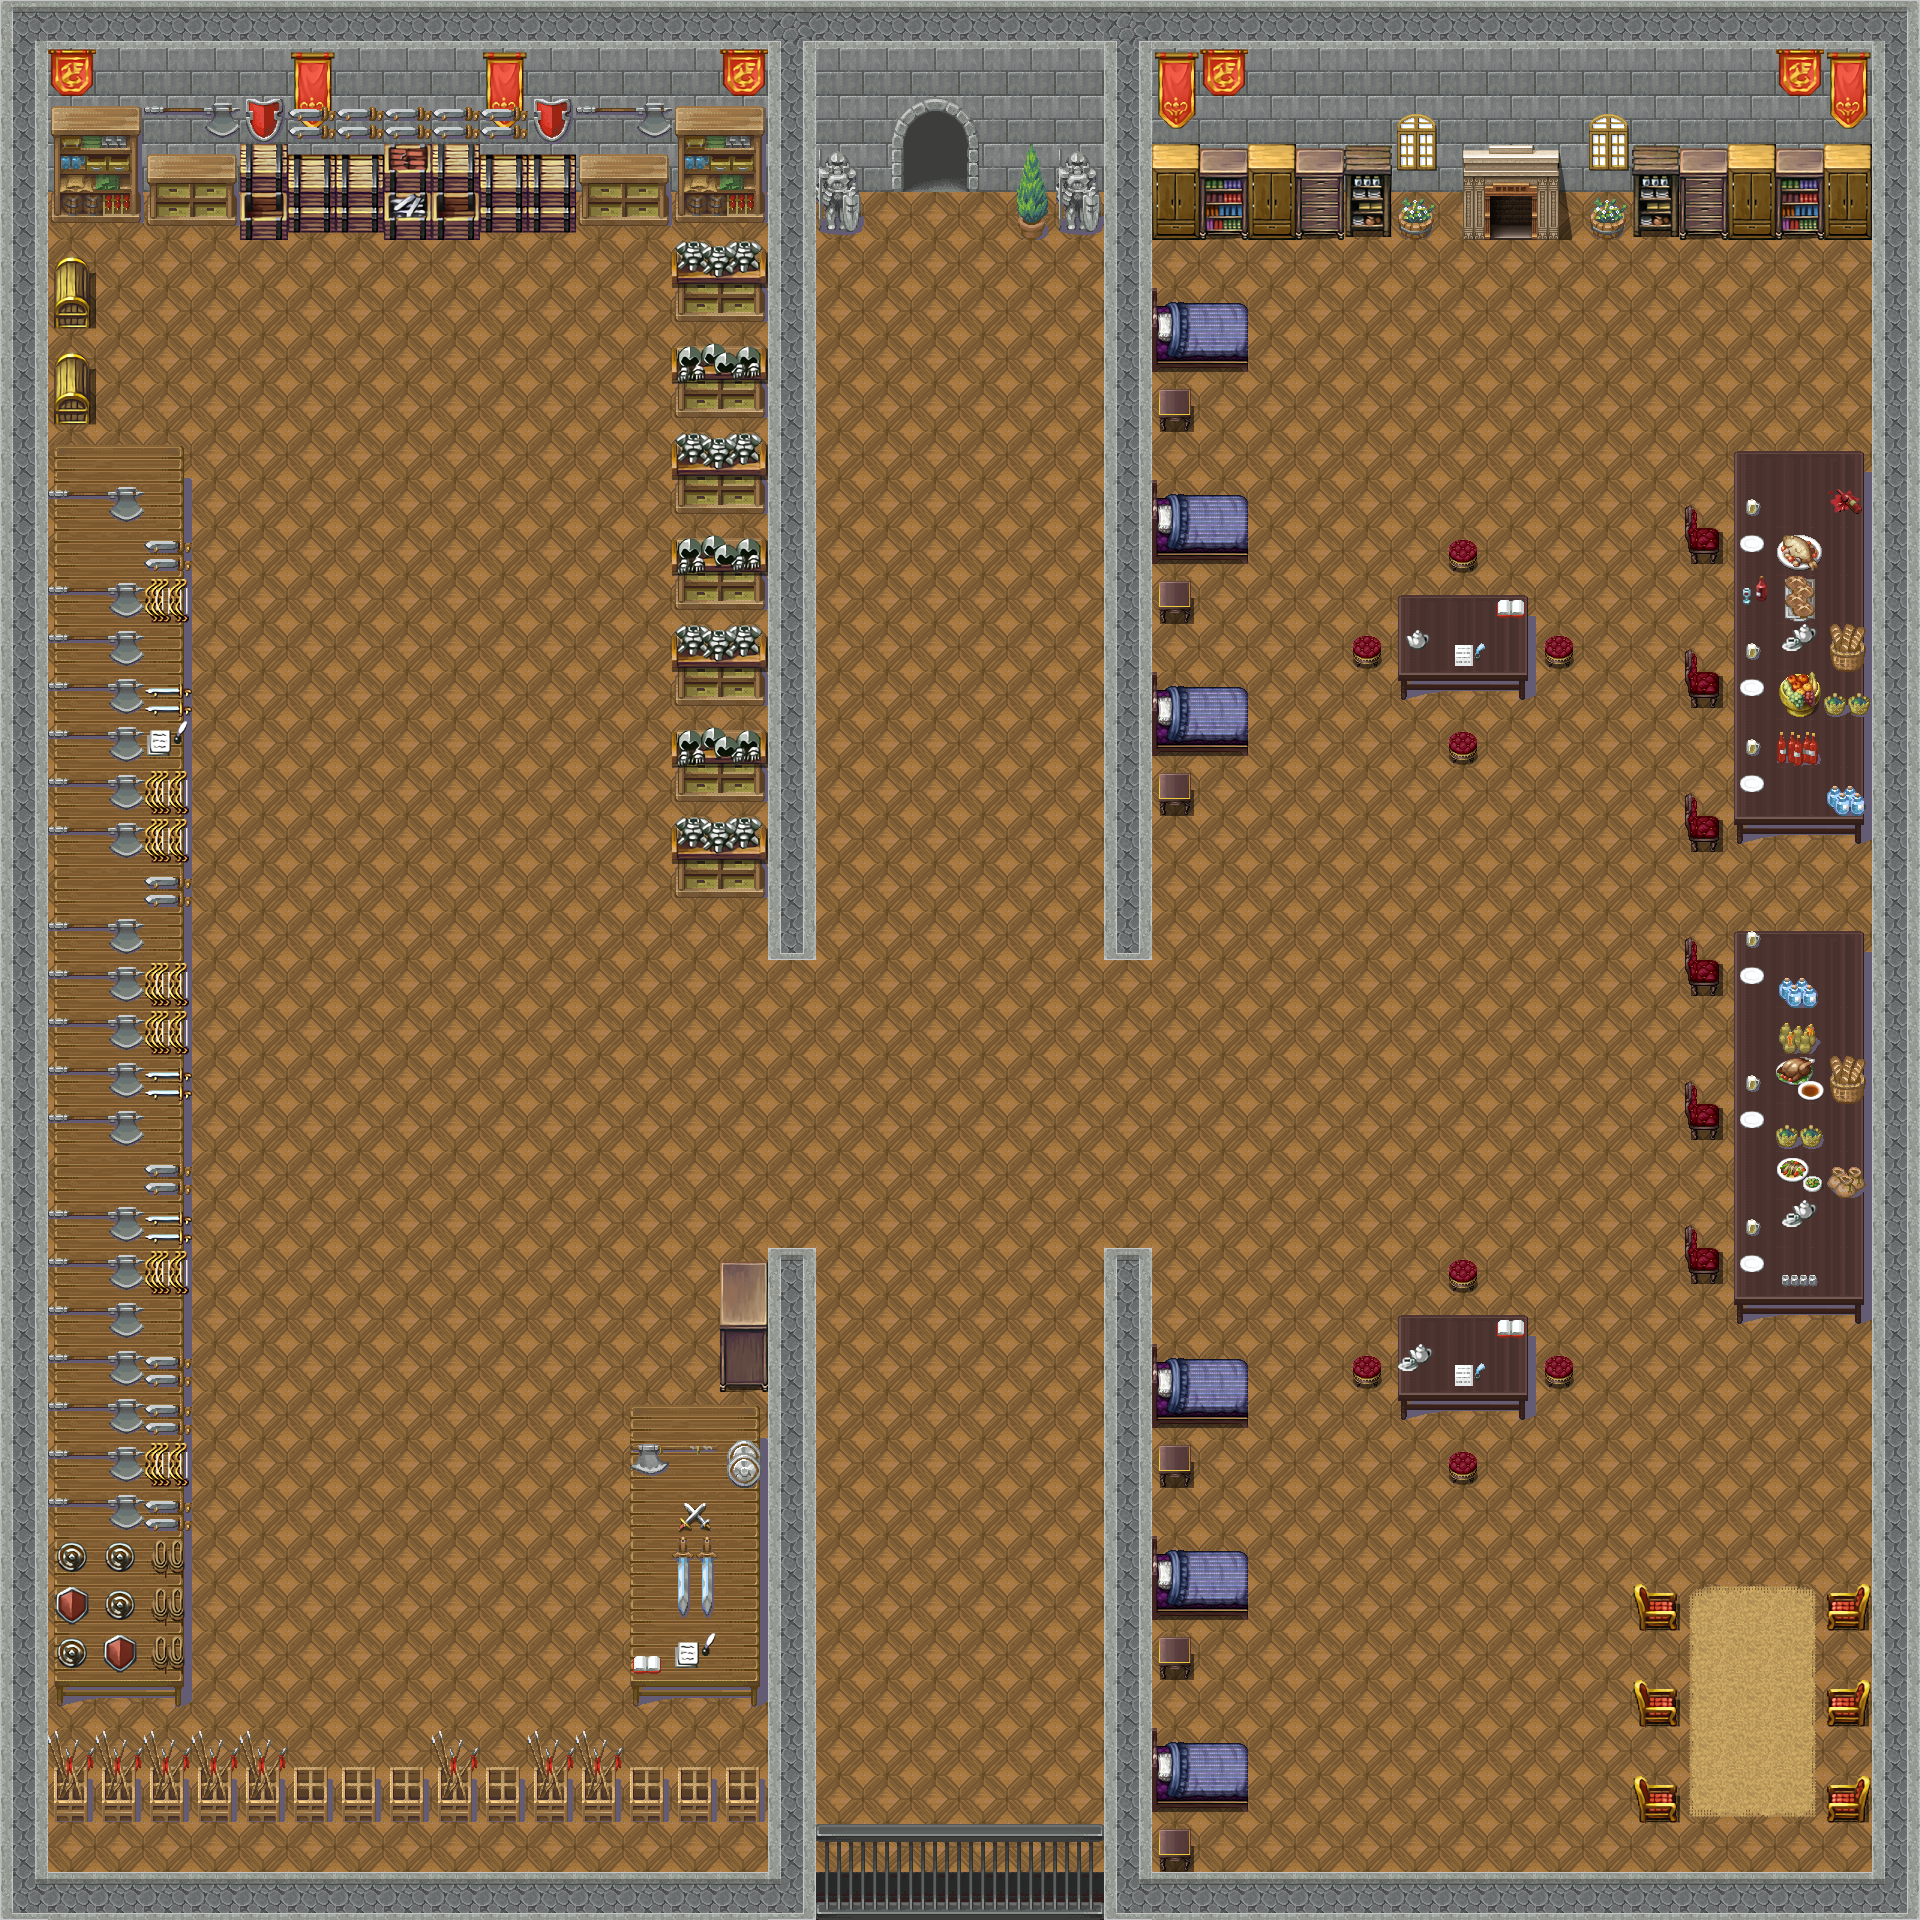

This is a level from a 2D game, rendered from its Tiled map with the project's own tilesets. A one-line summary and the map file follow, with tile-layer data summarised:
An orthogonal 40x40 tile map with 48x48 px tiles, 3 tile layers (Слой тайлов 1, Слой тайлов 2, Слой тайлов 3) and 47 objects (38x solid, 5x enemy, 2x healthRecovery, Teleport, player).

<map version="1.8" tiledversion="1.8.4" orientation="orthogonal" renderorder="right-down" width="40" height="40" tilewidth="48" tileheight="48" infinite="0" nextlayerid="7" nextobjectid="49">
 <tileset firstgid="1" source="Tailset0.tsx" />
 <layer id="1" name="Слой тайлов 1" width="40" height="40">
  <data>[1600 cells, 1600 non-empty, 9 distinct tile ids]</data>
 </layer>
 <layer id="4" name="Слой тайлов 2" width="40" height="40">
  <data>[1600 cells, 436 non-empty, 99 distinct tile ids]</data>
 </layer>
 <layer id="5" name="Слой тайлов 3" width="40" height="40">
  <data>[1600 cells, 178 non-empty, 49 distinct tile ids]</data>
 </layer>
 <objectgroup id="6" name="Слой объектов 1">
  <object id="1" type="solid" x="1.33333" y="1.33333" width="805.333" height="222.667" />
  <object id="2" type="solid" x="810.667" y="1.33333" width="288" height="188" />
  <object id="3" type="solid" x="1102.67" y="2.66667" width="813.333" height="233.333" />
  <object id="4" type="solid" x="817.167" y="191.333" width="44.1667" height="44" />
  <object id="5" type="solid" x="1015" y="191.667" width="85.6667" height="46.3333" />
  <object id="6" type="solid" x="769.5" y="226" width="44.5" height="733.5" />
  <object id="7" type="solid" x="1105.33" y="240" width="42.6667" height="720" />
  <object id="8" type="solid" x="769.333" y="1248" width="42.6667" height="621.333" />
  <object id="9" type="solid" x="1105.33" y="1248" width="42.6667" height="620" />
  <object id="10" type="solid" x="2" y="225" width="42.5" height="1693" />
  <object id="11" type="solid" x="47.5" y="1873.5" width="1870" height="45" />
  <object id="12" type="solid" x="1873" y="238.5" width="45" height="1632.5" />
  <object id="13" type="solid" x="54" y="446.667" width="129.333" height="1261.33" />
  <object id="14" type="solid" x="55.3333" y="260" width="36" height="68" />
  <object id="15" type="solid" x="54.6667" y="354" width="36" height="68" />
  <object id="16" type="solid" x="630" y="1406" width="128" height="300" />
  <object id="17" type="solid" x="719" y="1262" width="46" height="127" />
  <object id="18" type="solid" x="54" y="1765" width="707" height="56" />
  <object id="19" type="solid" x="671.333" y="240" width="94" height="656" />
  <object id="20" type="solid" x="1684" y="929.333" width="178.667" height="393.333" />
  <object id="21" type="solid" x="1681.33" y="449.333" width="182.667" height="401.333" />
  <object id="22" type="solid" x="1632" y="1583" width="48" height="241" />
  <object id="23" type="solid" x="1823" y="1581" width="46" height="242" />
  <object id="24" type="solid" x="1348" y="536.667" width="227.333" height="228.667" />
  <object id="25" type="solid" x="1346.33" y="1255.67" width="227.333" height="228.667" />
  <object id="26" type="solid" x="1151.33" y="288" width="97.3333" height="85.3333" />
  <object id="27" type="solid" x="1152.67" y="477.333" width="97.3333" height="85.3333" />
  <object id="28" type="solid" x="1154" y="673.333" width="97.3333" height="85.3333" />
  <object id="29" type="solid" x="1155.33" y="1345.33" width="97.3333" height="85.3333" />
  <object id="30" type="solid" x="1155.33" y="1534.67" width="97.3333" height="85.3333" />
  <object id="31" type="solid" x="1154" y="1725.33" width="97.3333" height="85.3333" />
  <object id="32" type="solid" x="1159.67" y="1829.33" width="30.6667" height="41.3333" />
  <object id="33" type="solid" x="1160" y="1640" width="30.6667" height="41.3333" />
  <object id="34" type="solid" x="1160" y="1444.67" width="30.6667" height="41.3333" />
  <object id="35" type="solid" x="1159.33" y="772.667" width="30.6667" height="41.3333" />
  <object id="36" type="solid" x="1160" y="580.667" width="30.6667" height="41.3333" />
  <object id="37" type="solid" x="1160" y="389.333" width="30.6667" height="41.3333" />
  <object id="38" name="Tp4" type="Teleport" x="880.5" y="192.5" width="112.5" height="55" />
  <object id="40" name="player" x="901.333" y="1512" width="100" height="100" />
  <object id="41" name="enemy2" type="enemy" x="158" y="291" width="100" height="110" />
  <object id="42" name="enemy2" type="enemy" x="888" y="311" width="100" height="110" />
  <object id="43" name="enemy2" type="enemy" x="326" y="1567" width="100" height="110" />
  <object id="44" name="enemy2" type="enemy" x="572" y="1049" width="100" height="110" />
  <object id="45" name="enemy2" type="enemy" x="978" y="513" width="100" height="110" />
  <object id="46" type="solid" x="817.5" y="1825" width="283.5" height="46" />
  <object id="47" name="healthRecovery" x="1616" y="1200" width="32" height="32" />
  <object id="48" name="healthRecovery" x="602" y="256" width="32" height="32" />
 </objectgroup>
</map>